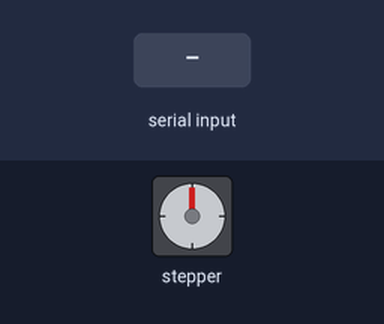
This sketch was run on a simulated Arduino Uno, built with avr-gcc and run on an emulated ATmega328P. On the bench: stepper motor. Inputs (shaded band) come from the test bench. Stepper angles assume 3200 steps per turn; what the sketch prints to the serial monitor is not drawn.

Above: at 1.2 s.
1.3 s: "90,45\n" received over Serial
Timing chart, 0 to 10.3 s (numbered marks = the images above; inputs shaded):
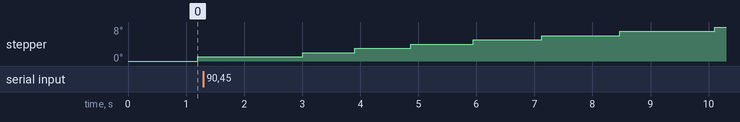

The sketch:

artery_v1.1.ino
```cpp
#include <AccelStepper.h>
#include <math.h> // Include math library for calculations

// Define the stepper motor connections
AccelStepper stepper(AccelStepper::FULL4WIRE, A4, A3, A2, A1);

const long STEPS_PER_REVOLUTION = 200; // Steps per revolution of the stepper motor
const int MICROSTEPS_PER_STEP = 16; // Number of microsteps per step (if applicable)

// Syringe specifics and volume displacement calculations
const float syringeDiameter = 20.0; // Diameter of the syringe in mm
const float pi = 3.14159;
const float area = pi * (syringeDiameter / 2) * (syringeDiameter / 2); // Cross-sectional area of the syringe
const float volumeToDisplace = 3000.0; // Volume to displace in mm^3 (3 ml)
const float plungerDisplacement = volumeToDisplace / area; // Displacement of the plunger in mm

// Calculate the steps needed for desired plunger displacement
const float mmPerStep = 1.0 / (STEPS_PER_REVOLUTION * MICROSTEPS_PER_STEP); // Assuming direct drive - adjust if using gearing
const float stepsForDisplacement = plungerDisplacement / mmPerStep;

// Motor speed and waveform parameters
float simFrequency = 0.25; // Slower frequency for visualization and realistic simulation
const int maxSteps = int(stepsForDisplacement); // Adjust maxSteps based on calculated steps for displacement

unsigned long previousTime = 0; // Stores the last time the motor was updated
const float updateInterval = 20; // Time in milliseconds to update the motor position

void setup() {
  stepper.setMaxSpeed(500); // Set a realistic max speed
  Serial.begin(9600); // Initialize serial for visualization

  // Optionally read the frequency from serial to adjust simFrequency
  Serial.println("Enter frequency value (Hz):");
}

void loop() {
  unsigned long currentTime = millis();

  // Check if there is any incoming serial data
  if (Serial.available() > 0) {
    simFrequency = Serial.parseFloat(); // Read frequency from serial
    Serial.print("Frequency set to: ");
    Serial.println(simFrequency, 3); // Print the new frequency value
  }

  if (currentTime - previousTime >= updateInterval) {
    float elapsedTime = float(currentTime) / 1000.0; // Time in seconds
    float theta = 2 * PI * simFrequency * elapsedTime; // Angle for the sinusoidal function
    int position = maxSteps * sin(theta); // Calculate the sinusoidal position

    stepper.moveTo(position);
    stepper.run();
    Serial.println(position); // Output position for visualization

    previousTime = currentTime;
  }
}
```
